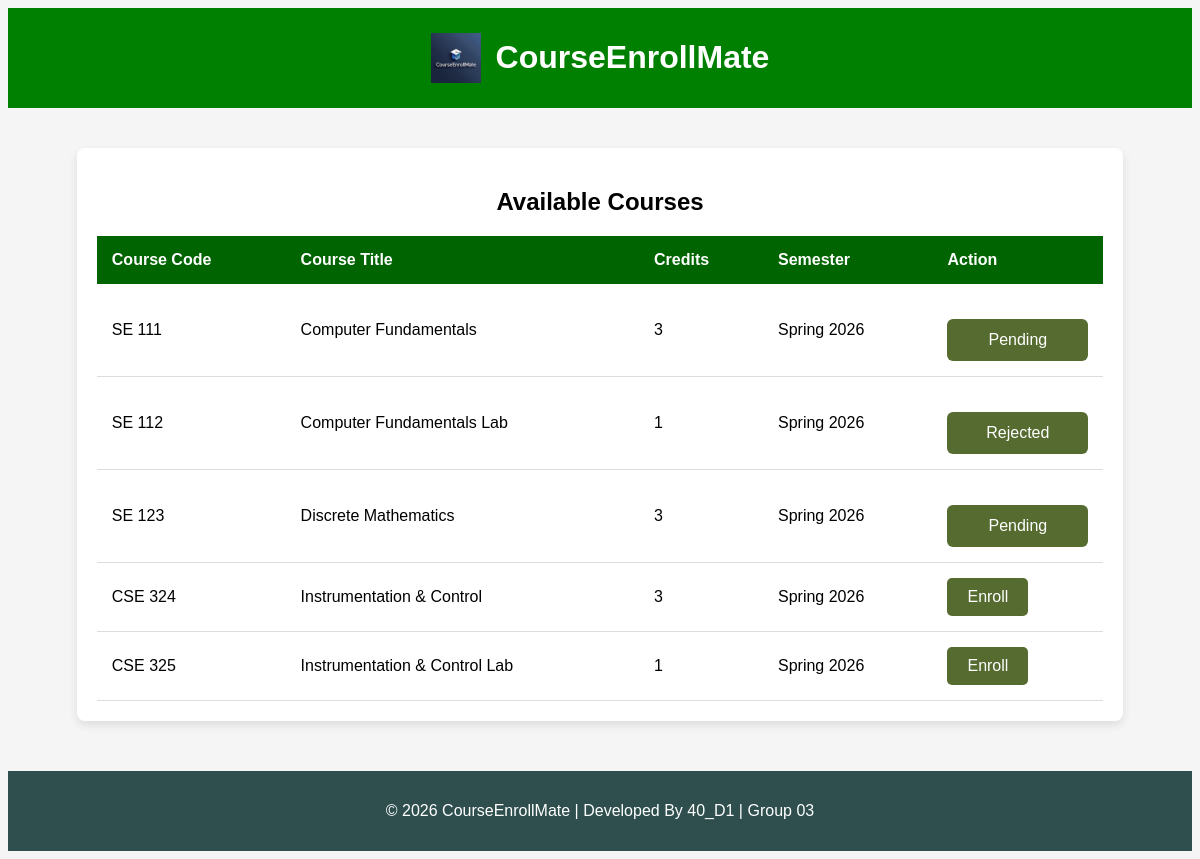
The page /enroll_courses (signed in) on the database its author committed.
### tables this page shows
CREATE TABLE enrollment_requests (
    id INTEGER PRIMARY KEY AUTOINCREMENT,
    student_id INTEGER NOT NULL,
    offering_id INTEGER NOT NULL,
    request_date TIMESTAMP DEFAULT CURRENT_TIMESTAMP,
    status TEXT CHECK(status IN ('pending','approved','rejected')) DEFAULT 'pending', rejection_reason TEXT,
    FOREIGN KEY (student_id) REFERENCES users(id),
    FOREIGN KEY (offering_id) REFERENCES course_offerings(id)
);

CREATE TABLE courses (
    id INTEGER PRIMARY KEY AUTOINCREMENT,
    course_code TEXT UNIQUE NOT NULL,
    course_title TEXT NOT NULL,
    course_description TEXT,
    credit_hours INTEGER NOT NULL,
    created_at TIMESTAMP DEFAULT CURRENT_TIMESTAMP
);

CREATE TABLE semesters (
    id INTEGER PRIMARY KEY AUTOINCREMENT,
    semester_name TEXT NOT NULL,
    start_date TEXT,
    end_date TEXT,
    status TEXT CHECK(status IN ('active','inactive')) DEFAULT 'inactive'
);

### app.py (the view)
@app.route("/enroll_courses")
@login_required
@role_required("student")
def enroll_courses():
    student_id = session["user_id"]
    conn = get_db_connection()
    courses = conn.execute("""
        SELECT
            co.id AS offering_id,
            co.semester_id,
            c.course_code,
            c.course_title,
            c.credit_hours,
            s.semester_name,
            er.status AS enrollment_status
        FROM course_offerings co
        JOIN courses c ON co.course_id = c.id
        JOIN semesters s ON co.semester_id = s.id
        LEFT JOIN enrollment_requests er
            ON er.offering_id = co.id AND er.student_id = ?
        WHERE s.status = 'active'
    """, (student_id,)).fetchall()
    course_list = []
    for c in courses:
        deadline = conn.execute("""
            SELECT deadline_date
            FROM enrollment_deadline
            WHERE semester_id = ?
        """, (c["semester_id"],)).fetchone()
        if deadline and date.today() > date.fromisoformat(deadline["deadline_date"]):
            deadline_passed = True
        else:
            deadline_passed = False
        course_list.append({
            "offering_id": c["offering_id"],
            "course_code": c["course_code"],
            "course_title": c["course_title"],
            "credit_hours": c["credit_hours"],
            "semester_name": c["semester_name"],
            "enrollment_status": c["enrollment_status"],
            "deadline_passed": deadline_passed
        })
    conn.close()
    return render_template("enroll_courses.html", courses=course_list)

### app.py (called while the page is built)
def get_db_connection():
    conn = sqlite3.connect("courseenrollmate.db")
    conn.row_factory = sqlite3.Row
    conn.execute("PRAGMA foreign_keys = ON")
    return conn

### helper.py (called while the page is built)
def login_required(f):
    @wraps(f)
    def decorated_function(*args, **kwargs):
        if "username" not in session:
            return redirect("/login")
        return f(*args, **kwargs)
    return decorated_function

def role_required(role):
    def decorator(f):
        @wraps(f)
        def decorated_function(*args, **kwargs):
            if session.get("role") != role:
                return "403 Forbidden: Unauthorized access"
            return f(*args, **kwargs)
        return decorated_function
    return decorator

### templates/enroll_courses.html (shortened to what this page needs)
{% extends "base.html" %}
{% block body %}
<div class="table-container">
    <h2>Available Courses</h2>
    <table>
        <thead>
            <tr>
                <th>Course Code</th>
                <th>Course Title</th>
                <th>Credits</th>
                <th>Semester</th>
                <th>Action</th>
            </tr>
        </thead>
        <tbody>
        {% for course in courses %}
            <tr>
                <td>{{ course.course_code }}</td>
                <td>{{ course.course_title }}</td>
                <td>{{ course.credit_hours }}</td>
                <td>{{ course.semester_name }}</td>
                <td>
    {% if course.enrollment_status %}
                    <button class="disabled-btn" disabled>
                    {{ course.enrollment_status|capitalize }}
                    </button>
    {% elif course.deadline_passed %}
                    <button class="disabled-btn" disabled>
                     Deadline Passed
                    </button>
    {% else %}
        <a href="/request_enrollment/{{ course.offering_id }}" class="enroll-btn">
            Enroll
        </a>
    {% endif %}
</td>
            </tr>
        {% endfor %}
        </tbody>
    </table>
</div>
{% endblock %}

### templates/base.html (shortened to what this page needs)
<!DOCTYPE html>
<html lang="en">
<head>
    <link rel="stylesheet" href="{{ url_for('static', filename='style.css') }}">
</head>
<body>
    <header class="site-header">
        <img src="{{ url_for('static', filename='logo.png') }}" alt="CourseEnrollMate Logo" class="logo">
        <h1>CourseEnrollMate</h1>
    </header>
    {% block body %}
    {% endblock %}
    <footer>
    <p>© 2026 CourseEnrollMate | Developed By 40_D1 | Group 03 </p>
    </footer>
</body>
</html>

### static/style.css (style rules this page uses)
body { font-family: Arial, sans-serif; background:whitesmoke; text-align:center; }
header { background: limegreen; color:white; padding:15px; }
.site-header { background:green; color:white; padding:10px; display:flex; align-items:center; justify-content:center; gap:15px; }
.logo { width:50px; height:auto; }
a { display:inline-block; padding:10px 20px; background: darkolivegreen; color:white; text-decoration:none; border-radius:5px; }
footer { margin-top:50px; background:darkslategrey; color:white; padding:15px; text-align:center; }
button { width:100%; margin-top:20px; padding:12px; background:darkolivegreen; border:none; color:white; font-size:16px; border-radius:6px; cursor:pointer; }
.table-container { width:85%; margin:40px auto; background:white; padding:20px; border-radius:8px; box-shadow:0 4px 10px rgba(0,0,0,0.1); }
table { width:100%; border-collapse:collapse; }
thead { background: darkgreen; color:white; }
th,td { padding:15px; text-align:left; }
tbody tr { border-bottom:1px solid #ddd; }

### rows shown on the page
enrollment_requests: course_code "SE 111", course_title "Computer Fundamentals", credit_hours "3", semester_name "Spring 2026", enrollment_status "Pending"
enrollment_requests: course_code "SE 112", course_title "Computer Fundamentals Lab", credit_hours "1", semester_name "Spring 2026", enrollment_status "Rejected"
enrollment_requests: course_code "SE 123", course_title "Discrete Mathematics", credit_hours "3", semester_name "Spring 2026", enrollment_status "Pending"
courses: course_code "CSE 324", course_title "Instrumentation & Control", credit_hours "3", semester_name "Spring 2026"
courses: course_code "CSE 325", course_title "Instrumentation & Control Lab", credit_hours "1", semester_name "Spring 2026"
